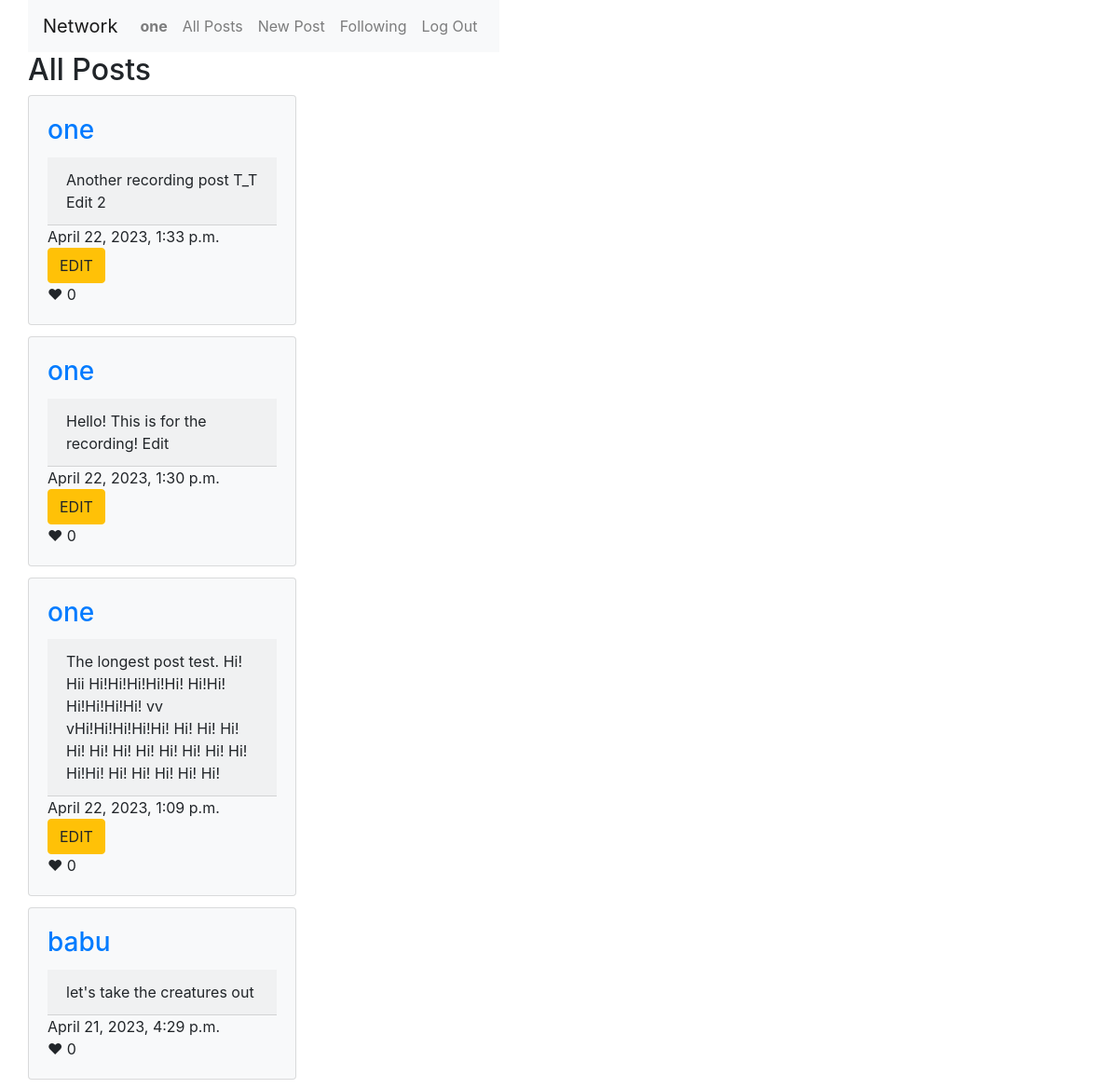
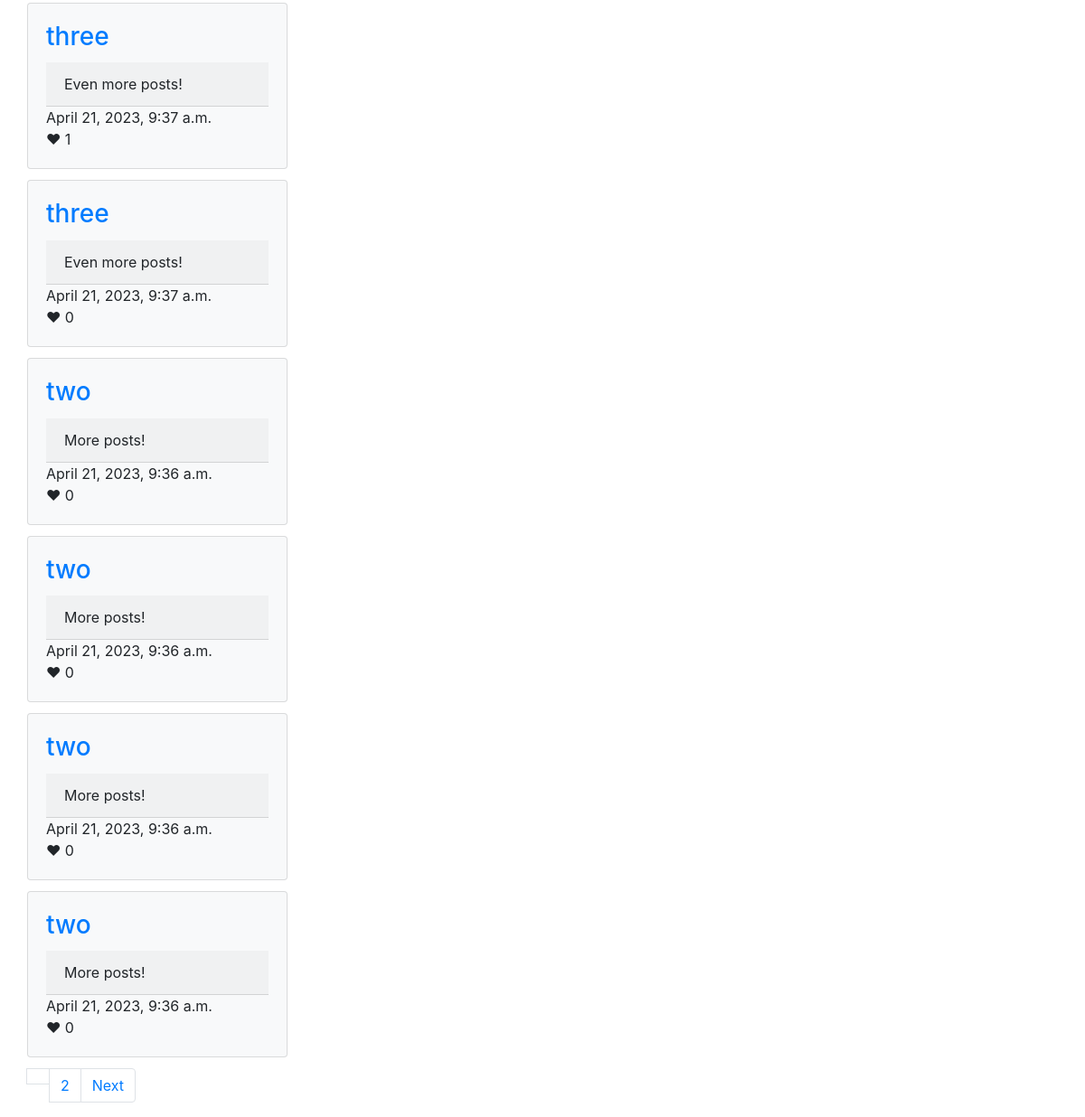
/ (signed in), run on the app's committed database (2 pictures, top to bottom).
### network/models.py (models this page shows, shortened)
class User(AbstractUser):
    followers = models.ManyToManyField('self', symmetrical=False, blank=True)
    def __str__(self):
        return f"{self.username}"

class Posts(models.Model):
    user = models.ForeignKey(User, on_delete=models.CASCADE)
    content = models.CharField(max_length=280)
    datetime = models.DateTimeField(auto_now_add=True)
    likes = models.ManyToManyField(User, symmetrical=False, blank=True, related_name="likes")
    def LikeCount(self):
        return self.likes.count()
    class Meta:
        ordering = ['-datetime']

### network/views.py (the view)
# urls.py: path("", views.index, name="index"),
def index(request):
    all_posts = Posts.objects.all()
    paginator_all = Paginator(all_posts, 10)
    page_number = 1
    if request.GET.get("page") != None:
        page_number = request.GET.get("page")
    return render(request, "network/index.html", {
        "all_posts": paginator_all.page(page_number),
        })

### network/templates/network/index.html (shortened to what this page needs)
{% extends "network/layout.html" %}
{% block body %}
<div class="container">
    <div class="row align-items-center">
        <h2>All Posts</h2>
    </div>
</div>
<div class="container">
    <div class="row align-items-center">
    {% for post in all_posts%}
        <div class="card-columns">
            <div class="card bg-light" style="width: 18rem;">
                <div class="card-body">
                    <h3 class="card-title"><a href="{% url 'user' post.user.username %}">{{post.user}}</a></h3>
                    <div class="card-header"  id="content{{post.pk}}">{{post.content}}</div>
                    <div>{{post.datetime}}</div>
                    {% if request.user == post.user %}
                        <button id="edit{{post.pk}}" onclick=editPost(this.id) class="btn btn-warning">EDIT</button>
                    {% endif %}
                    {% if not post.user == user %}
                        <div onclick=likePost(this.id) id="like{{post.pk}}">
                            ❤
                            {% if post.LikeCount > 0 %}
                            {{post.LikeCount}}
                            {% else %}
                                0
                            {% endif %}
                        </div>
                    {% else %}
                        <div>
                            ❤
                            {% if post.likecount %}
                            {{post.likecount}}
                            {% else %}
                                0
                            {% endif %}
                        </div>
                    {% endif %}
                </div>
            </div>
        </div>
    {% endfor %}
</div>
</div>
<div class="container">
    <div class="row align-items-center">
    <div>
        <nav aria-label="Page navigation">
            <ul class="pagination">
                <li><a class="page-link" href="">{{all_posts.page_number}}</a></li>
                {% if all_posts.has_next %}
                    <li class="page-item"><a class="page-link" href="?page={{all_posts.next_page_number}}">{{all_posts.next_page_number}}</a></li>
                    <li class="page-item"><a class="page-link" href="?page={{all_posts.next_page_number}}">Next</a></li>
                {% endif %}
            </ul>
        </nav>
    </div>
</div>
</div>
{% endblock %}

### network/templates/network/layout.html (shortened to what this page needs)
{% load static %}
<!DOCTYPE html>
<html lang="en">
    <head>
        <link rel="stylesheet" href="https://stackpath.bootstrapcdn.com/bootstrap/4.4.1/css/bootstrap.min.css">
        <link href="{% static 'network/styles.css' %}" rel="stylesheet">
    </head>
    <body>
        <div class="container">
            <div class="row align-items-center">
                <nav class="navbar navbar-expand-lg navbar-light bg-light">
                    <a class="navbar-brand" href="#">Network</a>
                    <div>
                        <ul class="navbar-nav mr-auto">
                            {% if user.is_authenticated %}
                                <li class="nav-item">
                                    <a class="nav-link" href="{% url 'user' request.user.username %}"><strong>{{ user.username }}</strong></a>
                                </li>
                            {% endif %}
                            <li class="nav-item">
                            <a class="nav-link" href="{% url 'index' %}">All Posts</a>
                            </li>
                            {% if user.is_authenticated %}
                                <li class="nav-item">
                                    <a class="nav-link" href="{% url 'newpost' %}"> New Post</a>
                                </li>
                                <li class="nav-item">
                                    <a class="nav-link" href="{% url 'followed_posts' %}">Following</a>
                                </li>
                                <li class="nav-item">
                                    <a class="nav-link" href="{% url 'logout' %}">Log Out</a>
                                </li>
                            {% endif %}
                        </ul>
                    </div>
                </nav>
            </div>
        </div>
        <div class="body">
            {% block body %}
            {% endblock %}
        </div>
    </body>
</html>

### data on the page
User: username "one"
Posts: user "one", content "Another recording post T_T Edit 2", datetime "April 22, 2023, 1:33 p.m."
Posts: user "one", content "Hello! This is for the recording! Edit", datetime "April 22, 2023, 1:30 p.m."
Posts: user "one", content "The longest post test. Hi! Hii Hi!Hi!Hi!Hi!Hi! Hi!Hi! Hi!Hi!Hi!Hi! vv vHi!Hi!Hi!Hi!Hi! Hi! Hi! Hi! Hi! Hi! Hi! Hi! Hi! Hi! Hi! Hi! Hi!Hi! Hi! Hi! Hi! Hi! Hi!", datetime "April 22, 2023, 1:09 p.m."
Posts: user "babu", content "let's take the creatures out", datetime "April 21, 2023, 4:29 p.m."
Posts: user "three", content "Even more posts!", datetime "April 21, 2023, 9:37 a.m.", LikeCount "1"
Posts: user "three", content "Even more posts!", datetime "April 21, 2023, 9:37 a.m."
Posts: user "two", content "More posts!", datetime "April 21, 2023, 9:36 a.m."
Posts: user "two", content "More posts!", datetime "April 21, 2023, 9:36 a.m."
Posts: user "two", content "More posts!", datetime "April 21, 2023, 9:36 a.m."
Posts: user "two", content "More posts!", datetime "April 21, 2023, 9:36 a.m."

### other printed values
{{ all_posts.next_page_number }} "2"
